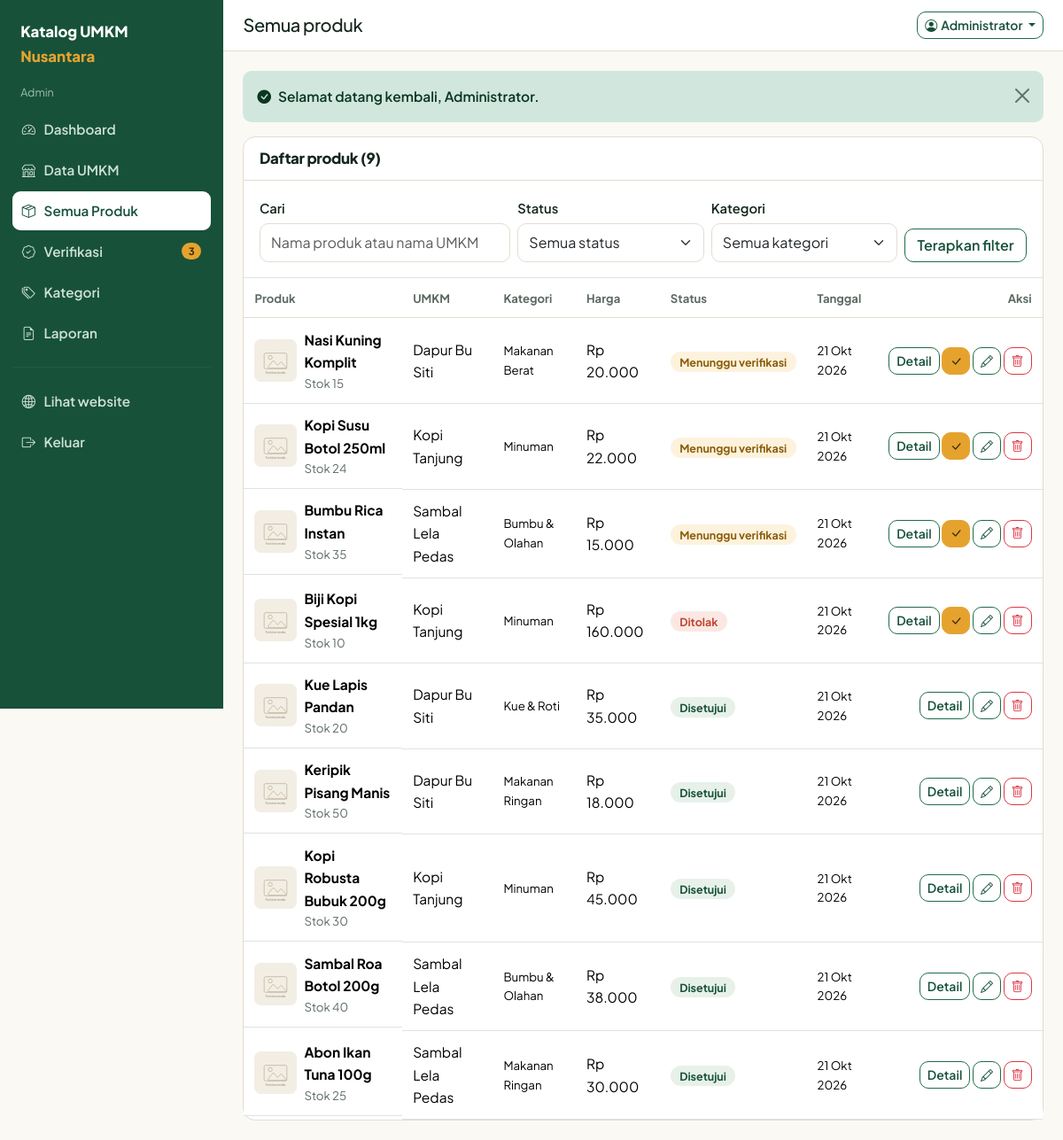
Page /admin/produk.php (signed in) on the committed database.
### tables this page shows
CREATE TABLE `products` (
  `id`               INT AUTO_INCREMENT PRIMARY KEY,
  `umkm_id`          INT NOT NULL,
  `category_id`      INT NULL,
  `nama_produk`      VARCHAR(150) NOT NULL,
  `deskripsi`        TEXT NULL,
  `harga`            DECIMAL(12,2) NOT NULL DEFAULT 0,
  `stok`             INT NOT NULL DEFAULT 0,
  `no_wa`            VARCHAR(20) NULL,            
  `foto_produk`      VARCHAR(255) NULL,
  `status`           ENUM('menunggu','disetujui','ditolak') NOT NULL DEFAULT 'menunggu',
  `alasan_penolakan` TEXT NULL,
  `created_at`       TIMESTAMP NOT NULL DEFAULT CURRENT_TIMESTAMP,
  `updated_at`       TIMESTAMP NOT NULL DEFAULT CURRENT_TIMESTAMP ON UPDATE CURRENT_TIMESTAMP,
  KEY `idx_produk_status` (`status`),
  KEY `idx_produk_umkm` (`umkm_id`),
  KEY `idx_produk_kategori` (`category_id`),
  CONSTRAINT `fk_produk_umkm` FOREIGN KEY (`umkm_id`) REFERENCES `umkm` (`id`) ON DELETE CASCADE,
  CONSTRAINT `fk_produk_kategori` FOREIGN KEY (`category_id`) REFERENCES `categories` (`id`) ON DELETE SET NULL
);

CREATE TABLE `umkm` (
  `id`           INT AUTO_INCREMENT PRIMARY KEY,
  `user_id`      INT NOT NULL,
  `nama_usaha`   VARCHAR(150) NOT NULL,
  `nama_pemilik` VARCHAR(100) NOT NULL,
  `alamat`       TEXT NULL,
  `no_telepon`   VARCHAR(20) NOT NULL,
  `deskripsi`    TEXT NULL,
  `foto_umkm`    VARCHAR(255) NULL,
  `status`       ENUM('menunggu','disetujui','ditolak') NOT NULL DEFAULT 'menunggu',
  `created_at`   TIMESTAMP NOT NULL DEFAULT CURRENT_TIMESTAMP,
  `updated_at`   TIMESTAMP NOT NULL DEFAULT CURRENT_TIMESTAMP ON UPDATE CURRENT_TIMESTAMP,
  UNIQUE KEY `uk_umkm_user` (`user_id`),
  CONSTRAINT `fk_umkm_user` FOREIGN KEY (`user_id`) REFERENCES `users` (`id`) ON DELETE CASCADE
);

CREATE TABLE `categories` (
  `id`            INT AUTO_INCREMENT PRIMARY KEY,
  `nama_kategori` VARCHAR(80) NOT NULL,
  `deskripsi`     VARCHAR(255) NULL,
  UNIQUE KEY `uk_kategori_nama` (`nama_kategori`)
);

### config/database.php (called while the page is built, shortened)
<?php
function db()
{
    static $pdo = null;
    if ($pdo === null) {
        $dsn = 'mysql:host=' . DB_HOST . ';dbname=' . DB_NAME . ';charset=utf8mb4';
        try {
            $pdo = new PDO($dsn, DB_USER, DB_PASS, [
                PDO::ATTR_ERRMODE            => PDO::ERRMODE_EXCEPTION,
                PDO::ATTR_DEFAULT_FETCH_MODE => PDO::FETCH_ASSOC,
                PDO::ATTR_EMULATE_PREPARES   => false,
            ]);
        } catch (PDOException $e) {
            error_log('Koneksi database gagal: ' . $e->getMessage());
            exit('Koneksi ke database gagal. Periksa kembali file config/database.php dan pastikan MySQL sudah berjalan.');
        }
    }
    return $pdo;
}

### admin/produk.php (the view, shortened to what this page needs)
<?php
$q          = trim($_GET['q'] ?? '');
$status     = $_GET['status'] ?? '';
$where  = ['1 = 1'];
$params = [];
$stmt = db()->prepare(
    'SELECT p.*, u.nama_usaha, c.nama_kategori
     FROM products p
     JOIN umkm u ON u.id = p.umkm_id
     LEFT JOIN categories c ON c.id = p.category_id
     WHERE ' . implode(' AND ', $where) . '
     ORDER BY FIELD(p.status, "menunggu", "ditolak", "disetujui"), p.created_at DESC'
);
$stmt->execute($params);
$daftar   = $stmt->fetchAll();
require_once APP_ROOT . '/includes/panel_header.php';
?>
<div class="kotak">
  <div class="kotak-kepala">
    <h2><?= $status === ST_MENUNGGU ? 'Produk menunggu verifikasi' : 'Daftar produk' ?> (<?= count($daftar) ?>)</h2>
  </div>
  <div class="kotak-badan border-bottom">
    <form class="row g-2 align-items-end" method="get">
      <div class="col-md-4">
        <label class="form-label" for="q">Cari</label>
        <input class="form-control" type="search" id="q" name="q" value="<?= e($q) ?>" placeholder="Nama produk atau nama UMKM">
      </div>
      <div class="col-md-3">
        <label class="form-label" for="status">Status</label>
        <select class="form-select" id="status" name="status">
          <option value="">Semua status</option>
        </select>
      </div>
      <div class="col-md-3">
        <label class="form-label" for="kategori">Kategori</label>
        <select class="form-select" id="kategori" name="kategori">
          <option value="0">Semua kategori</option>
        </select>
      </div>
      <div class="col-md-2 d-grid"><button class="btn btn-garis" type="submit">Terapkan filter</button></div>
    </form>
  </div>
  <div class="table-responsive">
    <table class="table align-middle mb-0">
      <thead>
        <tr><th>Produk</th><th>UMKM</th><th>Kategori</th><th>Harga</th><th>Status</th><th>Tanggal</th><th class="text-end">Aksi</th></tr>
      </thead>
      <tbody>
      <?php foreach ($daftar as $row): ?>
        <tr>
          <td class="d-flex align-items-center gap-2">
            <img class="foto-tabel" src="<?= gambar('produk', $row['foto_produk']) ?>" alt="">
            <div>
              <div class="fw-bold"><?= e($row['nama_produk']) ?></div>
              <div class="bantuan">Stok <?= (int) $row['stok'] ?></div>
            </div>
          </td>
          <td><?= e($row['nama_usaha']) ?></td>
          <td class="bantuan"><?= e($row['nama_kategori'] ?? '-') ?></td>
          <td><?= rupiah($row['harga']) ?></td>
          <td><?= status_badge($row['status']) ?></td>
          <td class="bantuan"><?= tanggal_id($row['created_at']) ?></td>
          <td class="text-end text-nowrap">
            <a class="btn btn-garis btn-sm" href="<?= url('admin/produk-detail.php?id=' . (int) $row['id']) ?>">Detail</a>
            <?php if ($row['status'] !== ST_DISETUJUI): ?>
              <form method="post" class="d-inline">
                <button class="btn btn-kunyit btn-sm" type="submit" title="Setujui produk"><i class="bi bi-check-lg"></i></button>
              </form>
            <?php endif; ?>
            <a class="btn btn-garis btn-sm" href="<?= url('admin/produk-edit.php?id=' . (int) $row['id']) ?>" title="Edit"><i class="bi bi-pencil"></i></a>
            <button type="button" class="btn btn-outline-danger btn-sm tombol-hapus"
                    data-nama="produk <?= e($row['nama_produk']) ?>"
                    data-id="<?= (int) $row['id'] ?>"
                    data-aksi="<?= url('admin/produk.php') ?>"><i class="bi bi-trash"></i></button>
          </td>
        </tr>
      <?php endforeach; ?>
      </tbody>
    </table>
  </div>
</div>
<?php require_once APP_ROOT . '/includes/panel_footer.php'; ?>

### includes/functions.php (shortened to what this page needs)
<?php
function e($value)
{
    return htmlspecialchars((string) $value, ENT_QUOTES, 'UTF-8');
}
function url($path = '')
{
    return BASE_URL . '/' . ltrim($path, '/');
}
function asset($path)
{
    return url('assets/' . ltrim($path, '/'));
}
function gambar($folder, $file)
{
    return asset('img/placeholder-' . ($folder === 'umkm' ? 'umkm' : 'produk') . '.svg');
}
function rupiah($angka)
{
    return 'Rp ' . number_format((float) $angka, 0, ',', '.');
}
function tanggal_id($datetime, $denganJam = false)
{
    $bulan = [1 => 'Jan', 'Feb', 'Mar', 'Apr', 'Mei', 'Jun', 'Jul', 'Agu', 'Sep', 'Okt', 'Nov', 'Des'];
    $t = strtotime($datetime);
    $hasil = date('j', $t) . ' ' . $bulan[(int) date('n', $t)] . ' ' . date('Y', $t);
    return $denganJam ? $hasil . ', ' . date('H:i', $t) : $hasil;
}
function tampilkan_notif()
{
    $peta = ['sukses' => 'success', 'gagal' => 'danger', 'info' => 'info'];
    $ikon = ['sukses' => 'check-circle-fill', 'gagal' => 'exclamation-triangle-fill', 'info' => 'info-circle-fill'];
    foreach ($_SESSION['flash'] as $f) {
        $kelas = $peta[$f['tipe']] ?? 'info';
        echo '<div class="alert alert-' . $kelas . ' alert-dismissible fade show notif" role="alert">'
           . '<i class="bi bi-' . ($ikon[$f['tipe']] ?? 'info-circle-fill') . ' me-2"></i>' . e($f['pesan'])
           . '<button type="button" class="btn-close" data-bs-dismiss="alert" aria-label="Tutup"></button></div>';
    }
}
function status_teks($status)
{
    $peta = [
        ST_MENUNGGU  => 'Menunggu verifikasi',
        ST_DISETUJUI => 'Disetujui',
        ST_DITOLAK   => 'Ditolak',
    ];
    return $peta[$status] ?? $status;
}
function status_badge($status)
{
    $kelas = [
        ST_MENUNGGU  => 'badge-menunggu',
        ST_DISETUJUI => 'badge-disetujui',
        ST_DITOLAK   => 'badge-ditolak',
    ];
    return '<span class="badge-status ' . ($kelas[$status] ?? '') . '">' . e(status_teks($status)) . '</span>';
}

### assets/css/style.css (style rules this page uses)
:root { --kertas: #fbf9f4; --kertas-tua: #f2eee4; --tinta: #14261c; --tinta-lembut: #5b6a61; --hijau: #1f6b4a; --hijau-tua: #17513a; --hijau-muda: #e7f1ea; --kunyit: #e5a32e; --kunyit-muda: #fdf2dd; --bata: #c0452f; --bata-muda: #fbe8e4; --wa: #1fae56; --garis: #e3ddd0; --radius: 14px; --bayang: 0 1px 2px rgba(20, 38, 28, .06), 0 8px 24px -16px rgba(20, 38, 28, .35); --bs-primary: #1f6b4a; --bs-primary-rgb: 31, 107, 74; --bs-body-font-family: "Plus Jakarta Sans", system-ui, -apple-system, "Segoe UI", sans-serif; }
body { background: var(--kertas); color: var(--tinta); font-family: var(--bs-body-font-family); font-size: 15.5px; line-height: 1.65; }
h1, h2, h3, h4, h5, .h1, .h2, .h3 { font-weight: 800; letter-spacing: -.02em; color: var(--tinta); }
h2 { font-size: clamp(1.4rem, 1.1rem + 1.1vw, 1.9rem); }
a { color: var(--hijau-tua); }
.btn { border-radius: 10px; font-weight: 600; }
.btn-garis { border: 1.5px solid var(--hijau); color: var(--hijau-tua); background: transparent; }
.btn-kunyit { background: var(--kunyit); border-color: var(--kunyit); color: #3a2b06; }
.badge-status { border-radius: 999px; padding: .22rem .65rem; font-size: .78rem; font-weight: 700; white-space: nowrap; }
.badge-menunggu { background: var(--kunyit-muda); color: #8a5c07; }
.badge-disetujui { background: var(--hijau-muda); color: var(--hijau-tua); }
.badge-ditolak { background: var(--bata-muda); color: var(--bata); }
.kotak { background: #fff; border: 1px solid var(--garis); border-radius: var(--radius); }
.kotak-kepala { padding: .9rem 1.1rem; border-bottom: 1px solid var(--garis); display: flex; justify-content: space-between; align-items: center; gap: 1rem; flex-wrap: wrap; }
.kotak-kepala h2, .kotak-kepala h1 { font-size: 1.05rem; margin: 0; }
.kotak-badan { padding: 1.1rem; }
.table > :not(caption) > * > * { padding: .7rem .75rem; }
.table thead th { font-size: .82rem; color: var(--tinta-lembut); font-weight: 700; border-bottom-color: var(--garis); }
.table td { vertical-align: middle; }
.foto-tabel { width: 48px; height: 48px; border-radius: 8px; object-fit: cover; background: var(--kertas-tua); }
.form-label { font-weight: 600; font-size: .92rem; margin-bottom: .3rem; }
.form-control, .form-select { border-radius: 10px; border-color: var(--garis); padding: .55rem .75rem; }
.bantuan { font-size: .83rem; color: var(--tinta-lembut); }
.notif { border: 0; border-radius: 10px; font-weight: 600; }

### rows in the picture
products: nama_produk "Nasi Kuning Komplit", stok "15", umkm.nama_usaha "Dapur Bu Siti", category.nama_kategori "Makanan Berat", harga "Rp 20.000", status "Menunggu verifikasi", created_at "21 Okt 2026"
products: nama_produk "Kopi Susu Botol 250ml", stok "24", umkm.nama_usaha "Kopi Tanjung", category.nama_kategori "Minuman", harga "Rp 22.000", status "Menunggu verifikasi", created_at "21 Okt 2026"
products: nama_produk "Bumbu Rica Instan", stok "35", umkm.nama_usaha "Sambal Lela Pedas", category.nama_kategori "Bumbu & Olahan", harga "Rp 15.000", status "Menunggu verifikasi", created_at "21 Okt 2026"
products: nama_produk "Biji Kopi Spesial 1kg", stok "10", umkm.nama_usaha "Kopi Tanjung", category.nama_kategori "Minuman", harga "Rp 160.000", status "Ditolak", created_at "21 Okt 2026"
products: nama_produk "Kue Lapis Pandan", stok "20", umkm.nama_usaha "Dapur Bu Siti", category.nama_kategori "Kue & Roti", harga "Rp 35.000", status "Disetujui", created_at "21 Okt 2026"
products: nama_produk "Keripik Pisang Manis", stok "50", umkm.nama_usaha "Dapur Bu Siti", category.nama_kategori "Makanan Ringan", harga "Rp 18.000", status "Disetujui", created_at "21 Okt 2026"
products: nama_produk "Kopi Robusta Bubuk 200g", stok "30", umkm.nama_usaha "Kopi Tanjung", category.nama_kategori "Minuman", harga "Rp 45.000", status "Disetujui", created_at "21 Okt 2026"
products: nama_produk "Sambal Roa Botol 200g", stok "40", umkm.nama_usaha "Sambal Lela Pedas", category.nama_kategori "Bumbu & Olahan", harga "Rp 38.000", status "Disetujui", created_at "21 Okt 2026"
products: nama_produk "Abon Ikan Tuna 100g", stok "25", umkm.nama_usaha "Sambal Lela Pedas", category.nama_kategori "Makanan Ringan", harga "Rp 30.000", status "Disetujui", created_at "21 Okt 2026"

### other values in the picture
$peran "Admin"
$m[0] "Dashboard"
$m[0] "Data UMKM"
$m[0] "Semua Produk"
$m[0] "Verifikasi"
$m[3] "3"
$m[0] "Kategori"
$m[0] "Laporan"
$judul "Semua produk"
$u['nama'] "Administrator"
$f['pesan'] "Selamat datang kembali, Administrator."
count($daftar) "9"
